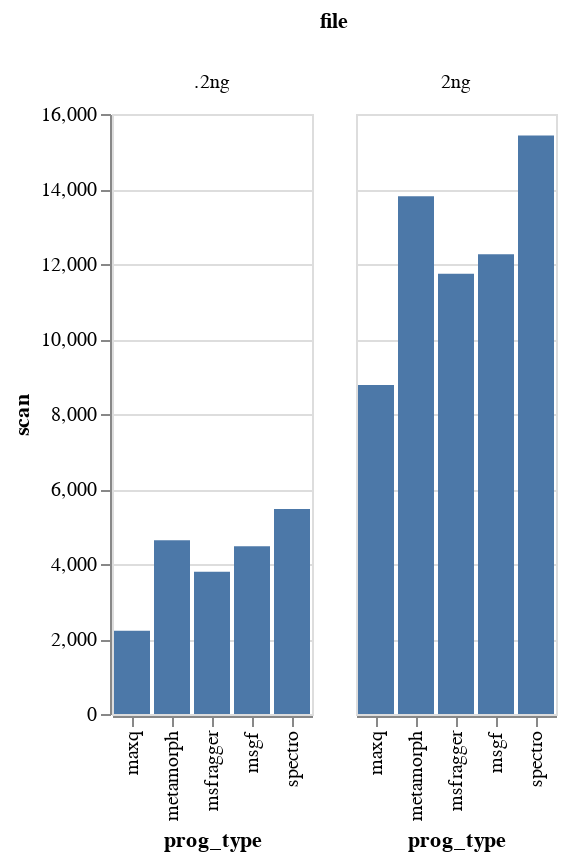

Source (notebook cell):
### Code cell
#look through all the files and get pep and scan #s
files = [".2ng", "2ng"]

file_names = []
prog_type = []
pep =[]
scan = []

for file in files:
    print(file)
    file_names.append(file)
    prog_type.append("msgf")
    msgf = dl.clean_msgfplus(file)
    msgf_filter = filter_data(msgf, .01)
    pep.append(msgf_filter["peptide"].nunique())
    scan.append(msgf_filter["scan"].nunique())

    prog_type.append("spectro")
    file_names.append(file)
    spec = dl.clean_spectromine(file)
    spec_filter = filter_data(spec, .01)
    pep.append(spec_filter["peptide"].nunique())
    scan.append(spec_filter["scan"].nunique())

    prog_type.append("msfragger")
    file_names.append(file)
    msf = dl.clean_msfragger(file)
    msf_filter = filter_data(msf, .01, msfragger=True)
    pep.append(msf_filter["peptide"].nunique())
    scan.append(msf_filter["scan"].nunique())

    prog_type.append("metamorph")
    file_names.append(file)
    meta = dl.clean_metamorph(file)
    meta_filter = filter_data(meta, .01)
    pep.append(meta_filter["peptide"].nunique())
    scan.append(meta_filter["scan"].nunique())
    
    prog_type.append("maxq")
    file_names.append(file)
    mq = dl.clean_maxquant(file)
    mq_filter = filter_data(mq, .01)
    pep.append(mq_filter["peptide"].nunique())
    scan.append(mq_filter["scan"].nunique())

source = pd.DataFrame({
    'file': file_names,
    'prog_type': prog_type,
    
    "pep":pep,
    "scan":scan
})
#completely filtered
alt.Chart(source).mark_bar().encode(
    x='prog_type',
    y='scan',
    column="file"
)

### Figure 1 — Vega-Lite specification as saved in the notebook (floating-point values rounded to 4 significant figures)
{"config": {"view": {"continuousWidth": 400, "continuousHeight": 300}}, "data": {"name": "data-9f791b8927cec1a3835d9767f2e3349a"}, "mark": "bar", "encoding": {"column": {"type": "nominal", "field": "file"}, "x": {"type": "nominal", "field": "prog_type"}, "y": {"type": "quantitative", "field": "scan"}}, "$schema": "https://vega.github.io/schema/vega-lite/v4.8.1.json", "datasets": {"data-9f791b8927cec1a3835d9767f2e3349a": [{"file": ".2ng", "prog_type": "msgf", "pep": 4068, "scan": 4475}, {"file": ".2ng", "prog_type": "spectro", "pep": 4588, "scan": 5470}, {"file": ".2ng", "prog_type": "msfragger", "pep": 3441, "scan": 3791}, {"file": ".2ng", "prog_type": "metamorph", "pep": 3885, "scan": 4635}, {"file": ".2ng", "prog_type": "maxq", "pep": 2045, "scan": 2223}, {"file": "2ng", "prog_type": "msgf", "pep": 10615, "scan": 12259}, {"file": "2ng", "prog_type": "spectro", "pep": 11258, "scan": 15430}, {"file": "2ng", "prog_type": "msfragger", "pep": 10128, "scan": 11740}, {"file": "2ng", "prog_type": "metamorph", "pep": 10123, "scan": 13807}, {"file": "2ng", "prog_type": "maxq", "pep": 7646, "scan": 8774}]}}
